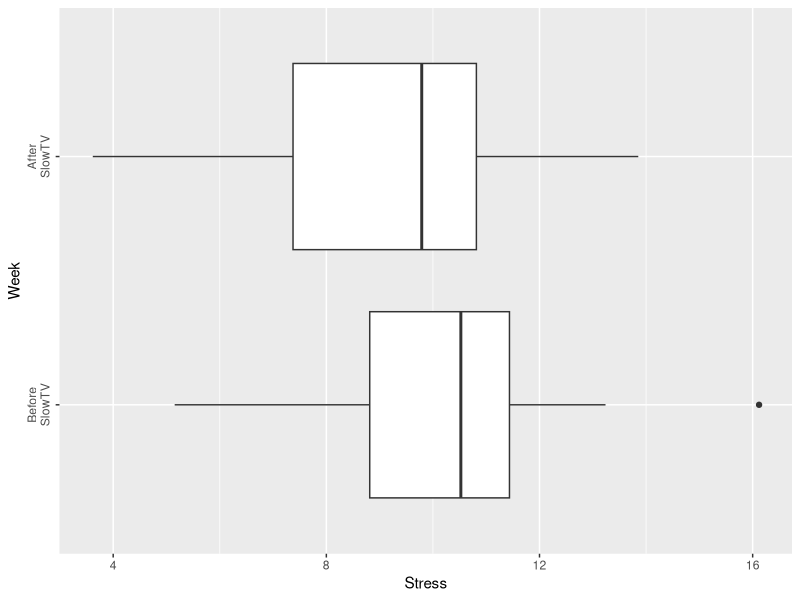
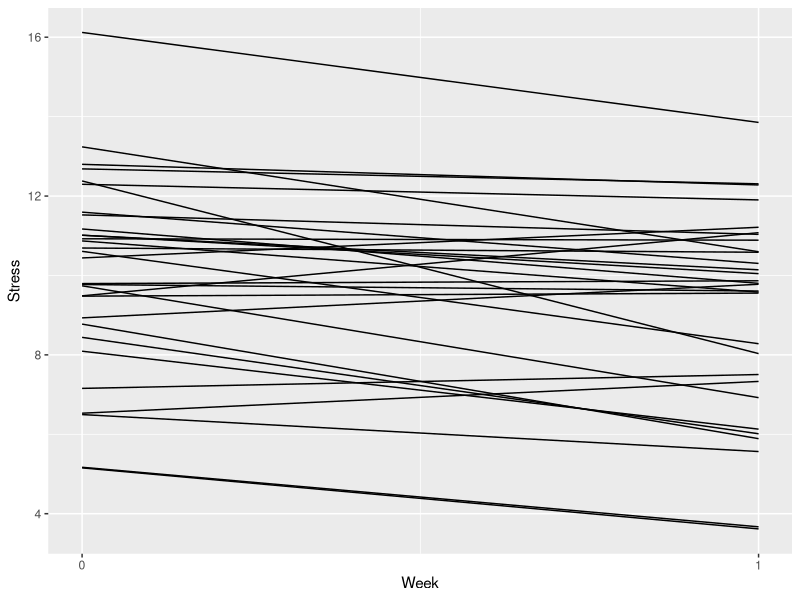

Here is the R script that generated these plots, in order:
## ---- chunk 1
knitr::opts_chunk$set(echo = FALSE, message = F, warning = F, dpi = 300)
options(digits = 3)
library(tidyverse)
## ---- chunk 2
set.seed(202003238)
dat_wide <- tibble(
  id = 1:30,
  baseline_stress = rnorm(30, 10, 2),
  reduction_level = rnorm(30, -1, 1),
  err1 = rnorm(30, 0, .5),
  err2 = rnorm(30, 0, .5),
  initial = baseline_stress + err1,
  final = baseline_stress + reduction_level + err2
) 

dat <- dat_wide %>%
  pivot_longer(initial:final, names_to = "Week", values_to = "Stress") %>%
  mutate(Week = factor(Week, levels = c("initial", "final"), labels = c("Initial", "Final")) %>% as.numeric() - 1)
dat_summary <- dat %>% group_by(Week) %>% summarize(n = n(), Mean = mean(Stress), SD = sd(Stress)) 

unpaired_t <- diff(dat_summary$Mean) / sqrt(sum(dat_summary$SD^2/dat_summary$n))
paired_t <- mean(dat_wide$final - dat_wide$initial)/(sd(dat_wide$final - dat_wide$initial)/sqrt(nrow(dat_wide)))
## ---- chunk 3

knitr::kable(dat_summary)
## ---- chunk 4
dat %>%
  mutate(Week = factor(Week, levels = 0:1, 
                       labels = c("Before\nSlowTV", "After\nSlowTV"))) %>% 
  ggplot(aes(y = Stress, x = Week)) + 
  geom_boxplot() +
  coord_flip() + 
  theme(axis.text.y = element_text(angle = 90, hjust = .5, vjust = 1))
## ---- chunk 5
ggplot(dat) + 
  geom_line(aes(x = Week, y = Stress, group = id)) + 
  scale_x_continuous(breaks = 0:2)

